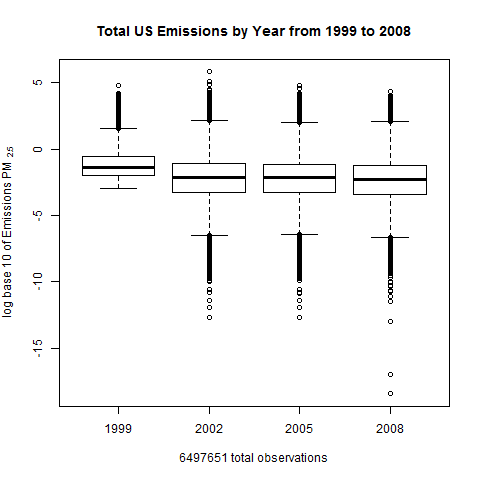

Reproduce this figure in R.
## subject: Coursera exdata-007 project 2
## title: "plot1.R"
## author: "Eric Bratt"
## date: "Thursday, October 9,2014"
## output: boxplot
################################################################################
## setup the environment
source("setup.R")

################################################################################
# Question 1. Have total emissions from PM2.5 decreased in the United States   #
#             from 1999 to 2008? Using the base plotting system, make a plot   #
#             showing the total PM2.5 emission from all sources for each of    #
#             the years 1999, 2002, 2005, and 2008.                            #
################################################################################
# Boxplot of Emissions by Year 
png(filename="plot1.png", width=480, height=480)
boxplot(log10(Emissions)~year,data=NEI, main="Total US Emissions by Year from 1999 to 2008", 
        xlab=paste(length(NEI[, 1]), "total observations", sep=" "), ylab=expression("log base 10 of Emissions PM"[2.5]))
dev.off()
